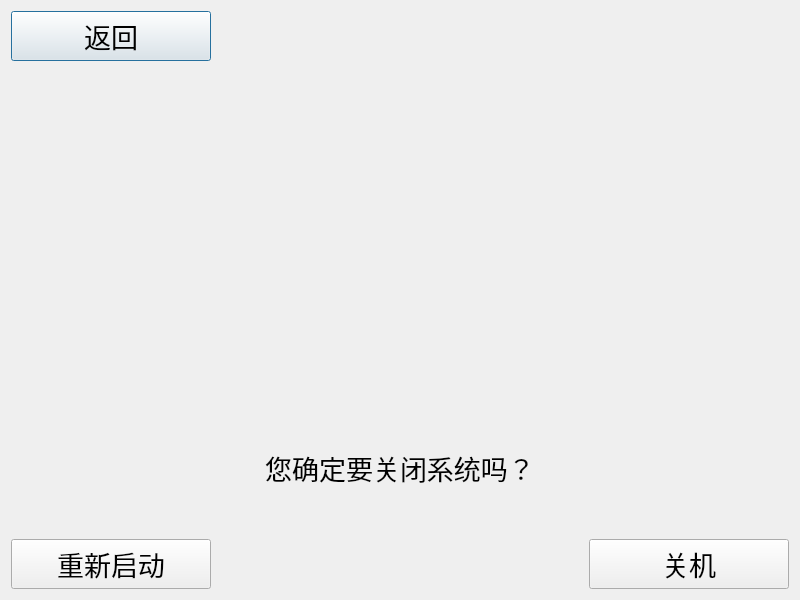
<?xml version="1.0" encoding="UTF-8"?>
<ui version="4.0">
 <class>Shutdown</class>
 <widget class="QDialog" name="Shutdown">
  <property name="geometry">
   <rect>
    <x>0</x>
    <y>0</y>
    <width>800</width>
    <height>600</height>
   </rect>
  </property>
  <property name="font">
   <font>
    <pointsize>20</pointsize>
   </font>
  </property>
  <property name="windowTitle">
   <string/>
  </property>
  <property name="styleSheet">
   <string notr="true">color:rgb(0, 0, 0)</string>
  </property>
  <layout class="QGridLayout" name="gridLayout_3" rowstretch="0,3,0,0,0" rowminimumheight="50,0,50,0,50">
   <item row="1" column="0">
    <spacer name="horizontalSpacer_3">
     <property name="orientation">
      <enum>Qt::Horizontal</enum>
     </property>
     <property name="sizeHint" stdset="0">
      <size>
       <width>254</width>
       <height>20</height>
      </size>
     </property>
    </spacer>
   </item>
   <item row="0" column="0" colspan="3">
    <layout class="QGridLayout" name="gridLayout" rowminimumheight="0" columnminimumwidth="200,0">
     <item row="0" column="0">
      <widget class="QPushButton" name="btnBack">
       <property name="sizePolicy">
        <sizepolicy hsizetype="Preferred" vsizetype="Preferred">
         <horstretch>0</horstretch>
         <verstretch>0</verstretch>
        </sizepolicy>
       </property>
       <property name="font">
        <font>
         <pointsize>20</pointsize>
        </font>
       </property>
       <property name="text">
        <string>返回</string>
       </property>
       <property name="icon">
        <iconset resource="ikembx00.qrc">
         <normaloff>:/image/jtbq_022.ico</normaloff>:/image/jtbq_022.ico</iconset>
       </property>
       <property name="iconSize">
        <size>
         <width>40</width>
         <height>40</height>
        </size>
       </property>
      </widget>
     </item>
     <item row="0" column="1">
      <spacer name="horizontalSpacer_2">
       <property name="orientation">
        <enum>Qt::Horizontal</enum>
       </property>
       <property name="sizeHint" stdset="0">
        <size>
         <width>40</width>
         <height>20</height>
        </size>
       </property>
      </spacer>
     </item>
    </layout>
   </item>
   <item row="1" column="2">
    <spacer name="horizontalSpacer_4">
     <property name="orientation">
      <enum>Qt::Horizontal</enum>
     </property>
     <property name="sizeHint" stdset="0">
      <size>
       <width>254</width>
       <height>20</height>
      </size>
     </property>
    </spacer>
   </item>
   <item row="1" column="1">
    <widget class="QPushButton" name="shutdownIcon">
     <property name="enabled">
      <bool>false</bool>
     </property>
     <property name="sizePolicy">
      <sizepolicy hsizetype="Expanding" vsizetype="Expanding">
       <horstretch>0</horstretch>
       <verstretch>0</verstretch>
      </sizepolicy>
     </property>
     <property name="font">
      <font>
       <pointsize>20</pointsize>
      </font>
     </property>
     <property name="text">
      <string/>
     </property>
     <property name="icon">
      <iconset resource="ikembx00.qrc">
       <normaloff>:/image/standby.ico</normaloff>:/image/standby.ico</iconset>
     </property>
     <property name="iconSize">
      <size>
       <width>180</width>
       <height>180</height>
      </size>
     </property>
     <property name="flat">
      <bool>true</bool>
     </property>
    </widget>
   </item>
   <item row="4" column="0" colspan="3">
    <layout class="QGridLayout" name="gridLayout_2" rowminimumheight="0" columnminimumwidth="200,0,200">
     <item row="0" column="0">
      <widget class="QPushButton" name="btnReboot">
       <property name="sizePolicy">
        <sizepolicy hsizetype="Preferred" vsizetype="Preferred">
         <horstretch>0</horstretch>
         <verstretch>0</verstretch>
        </sizepolicy>
       </property>
       <property name="font">
        <font>
         <pointsize>20</pointsize>
        </font>
       </property>
       <property name="text">
        <string>重新启动</string>
       </property>
      </widget>
     </item>
     <item row="0" column="1">
      <spacer name="horizontalSpacer">
       <property name="orientation">
        <enum>Qt::Horizontal</enum>
       </property>
       <property name="sizeHint" stdset="0">
        <size>
         <width>40</width>
         <height>20</height>
        </size>
       </property>
      </spacer>
     </item>
     <item row="0" column="2">
      <widget class="QPushButton" name="btnShutdown">
       <property name="sizePolicy">
        <sizepolicy hsizetype="Preferred" vsizetype="Preferred">
         <horstretch>0</horstretch>
         <verstretch>0</verstretch>
        </sizepolicy>
       </property>
       <property name="font">
        <font>
         <pointsize>20</pointsize>
        </font>
       </property>
       <property name="text">
        <string>关机</string>
       </property>
      </widget>
     </item>
    </layout>
   </item>
   <item row="2" column="0" colspan="3">
    <widget class="QLabel" name="labShutdownConfim">
     <property name="font">
      <font>
       <pointsize>20</pointsize>
      </font>
     </property>
     <property name="text">
      <string>您确定要关闭系统吗？</string>
     </property>
     <property name="alignment">
      <set>Qt::AlignCenter</set>
     </property>
    </widget>
   </item>
   <item row="3" column="0">
    <spacer name="verticalSpacer">
     <property name="orientation">
      <enum>Qt::Vertical</enum>
     </property>
     <property name="sizeHint" stdset="0">
      <size>
       <width>20</width>
       <height>40</height>
      </size>
     </property>
    </spacer>
   </item>
  </layout>
 </widget>
 <tabstops>
  <tabstop>btnShutdown</tabstop>
  <tabstop>btnReboot</tabstop>
  <tabstop>btnBack</tabstop>
  <tabstop>shutdownIcon</tabstop>
 </tabstops>
 <resources>
  <include location="ikembx00.qrc"/>
 </resources>
 <connections/>
</ui>
